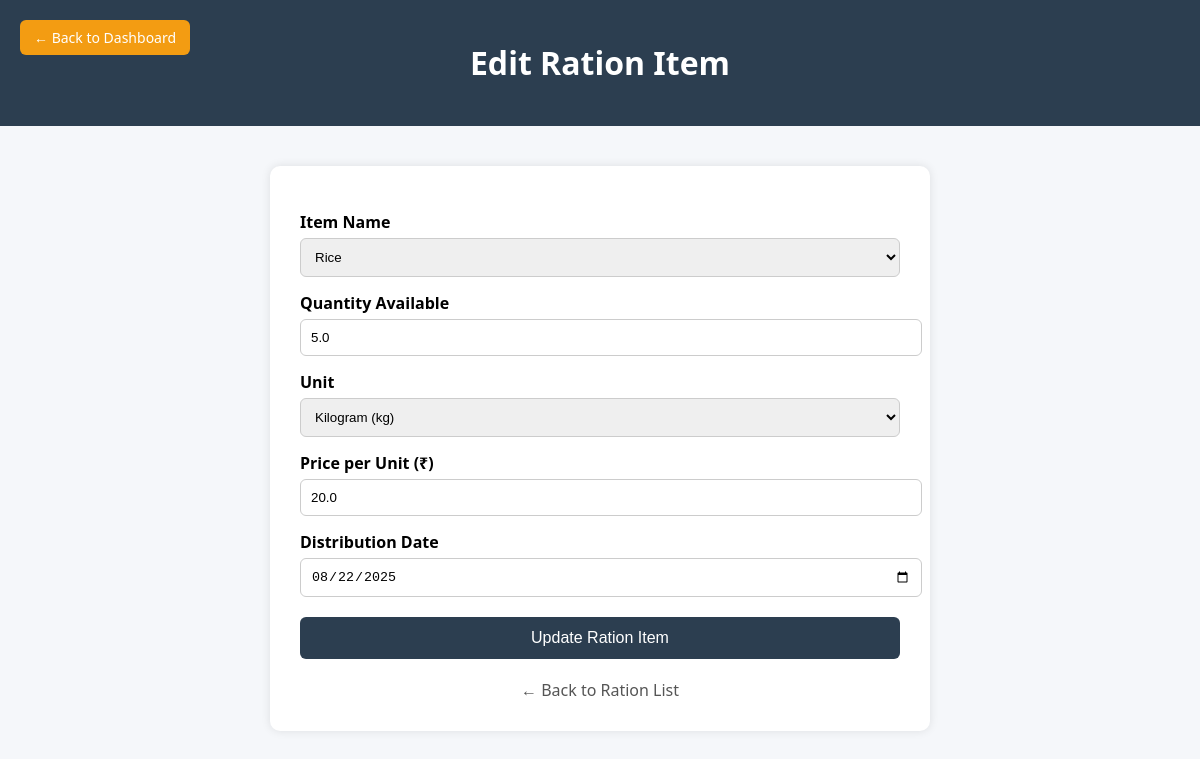
Page /edit_ration/1 on the committed database.
### app.py (models this page shows)
class RationItem(db.Model):
    id = db.Column(db.Integer, primary_key=True)
    item_name = db.Column(db.String(100))
    quantity_available = db.Column(db.Float)
    unit = db.Column(db.String(20))
    price_per_unit = db.Column(db.Float)
    distribution_date = db.Column(db.Date)

### app.py (the view, shortened to what this page needs)
@app.route('/edit_ration/<int:id>', methods=['GET', 'POST'])
def edit_ration(id):
    item = RationItem.query.get_or_404(id)
    return render_template('edit_ration.html', item=item)

### app.py (called while the page is built, shortened)
@app.before_request
def initialize():
    db.create_all()
    db.session.commit()

### templates/edit_ration.html (shortened to what this page needs)
<!DOCTYPE html>
<html lang="en">
<head>
</head>
<body>
<header>
  <a href="{{ url_for('dashboard_page') }}" class="back-dashboard">← Back to Dashboard</a>
  <h1>Edit Ration Item</h1>
</header>
<div class="container">
  <form method="POST" onsubmit="return validateForm()">
    <label for="item_name">Item Name</label>
    <select id="item_name" name="item_name" required>
      <option value="rice" {% if item.item_name=='rice' %}selected{% endif %}>Rice</option>
    </select>
    <label for="quantity">Quantity Available</label>
    <input type="number" id="quantity" name="quantity" value="{{ item.quantity_available }}" step="0.01" required />
    <label for="unit">Unit</label>
    <select id="unit" name="unit" required>
      <option value="kg" {% if item.unit=='kg' %}selected{% endif %}>Kilogram (kg)</option>
    </select>
    <label for="price_per_unit">Price per Unit (₹)</label>
    <input type="number" id="price_per_unit" name="price_per_unit" value="{{ item.price_per_unit }}" step="0.01" required />
    <label for="distribution_date">Distribution Date</label>
    <input type="date" id="distribution_date" name="distribution_date" value="{{ item.distribution_date.strftime('%Y-%m-%d') }}" required />
    <button type="submit">Update Ration Item</button>
  </form>
  <a href="{{ url_for('view_ration') }}" class="back">← Back to Ration List</a>
</div>
</body>
</html>

### templates/edit_ration.html (style rules this page uses)
body { font-family: 'Segoe UI', sans-serif; background-color: #f5f7fa; margin: 0; padding: 0; }
header { background-color: #2c3e50; color: white; padding: 20px; text-align: center; position: relative; }
.back-dashboard { position: absolute; left: 20px; top: 20px; background: #f39c12; color: white; padding: 8px 14px; text-decoration: none; border-radius: 6px; font-size: 14px; }
.container { max-width: 600px; margin: 40px auto; background: #fff; padding: 30px; border-radius: 10px; box-shadow: 0 0 10px rgba(0,0,0,0.1); }
form label { display: block; margin-top: 15px; font-weight: bold; }
input, select { width: 100%; padding: 10px; margin-top: 5px; border: 1px solid #ccc; border-radius: 6px; }
button { background-color: #2c3e50; color: white; padding: 12px; margin-top: 20px; border: none; border-radius: 6px; font-size: 16px; cursor: pointer; width: 100%; }
a.back { display: block; margin-top: 20px; text-align: center; text-decoration: none; color: #555; }

### rows in the picture
RationItem: item_name "Rice", quantity "5.0", unit "Kilogram (kg)", price_per_unit "20.0", distribution_date "08/22/2025"
